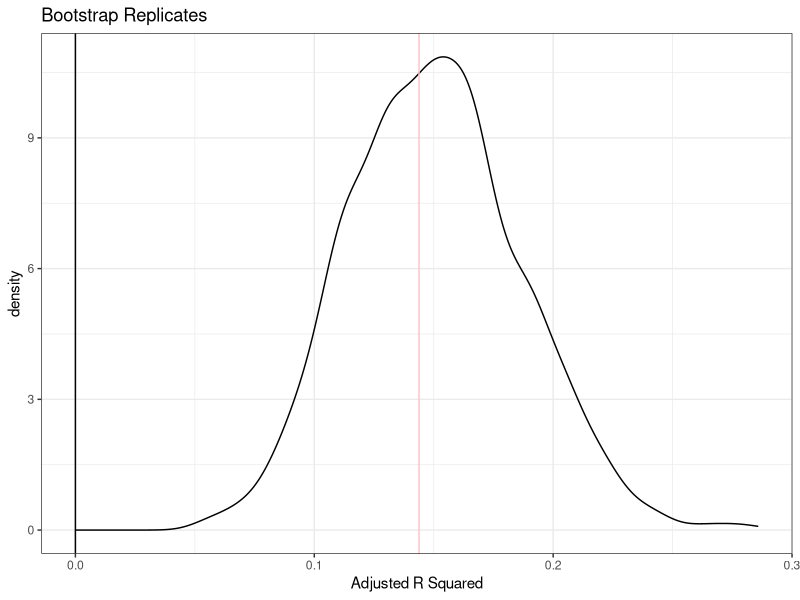
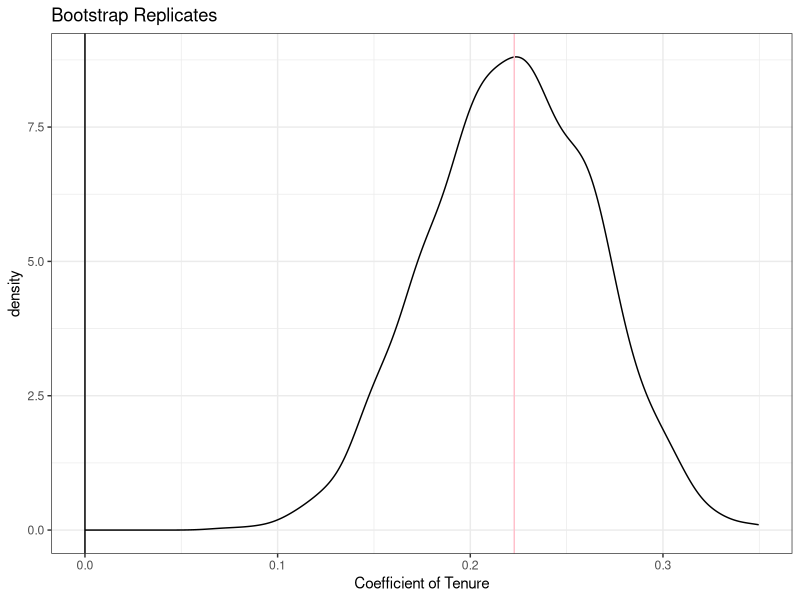

Source code (R) for these figures, in order:
library(tidyverse)
library(rsample)

d <- read_tsv("satisfaction_survey.txt")

lm.1 <- lm(satisfaction ~ assigned_sex + location + tenure,
           data=d)

lm.final <- lm(satisfaction ~ assigned_sex + tenure, 
               data=d)

# adjusted R squared and tenure coefficient
n.sim <- 1500

results <- tibble(adj_r_sq=rep(NA,n.sim),
                  tenure_coef=rep(NA,n.sim))

for(i in 1:n.sim){
  new.d <- d %>% 
    slice_sample(n=nrow(d),replace=T)
  
  lm.new <- lm(satisfaction ~ assigned_sex + tenure, 
               data=new.d)
  
  results$adj_r_sq[i] <- summary(lm.new)$adj.r.squared
  results$tenure_coef[i] <- coef(lm.new)[4]

}

ggplot(results,
       aes(x=adj_r_sq)) + 
  geom_density() + 
  theme_bw() + 
  labs(x="Adjusted R Squared",
       title="Bootstrap Replicates") +
  geom_vline(xintercept = summary(lm.final)$adj.r.squared,color="pink") + 
  geom_vline(xintercept=0)

ggplot(results,
       aes(x=tenure_coef)) + 
  geom_density() + 
  theme_bw() + 
  labs(x="Coefficient of Tenure",
       title="Bootstrap Replicates") +
  geom_vline(xintercept = coef(lm.final)[4],color="pink") + 
  geom_vline(xintercept=0)


results %>% 
  summarize(r2 = mean(adj_r_sq),
            r2_se = sd(adj_r_sq),
            tenure = mean(tenure_coef),
            tenure_se=sd(tenure_coef))

n.sim <- 500

replicates <- bootstraps(d,times=n.sim)
results.2 <- tibble(adj_r_sq=rep(NA,n.sim),
                    tenure_coef=rep(NA,n.sim))

for(i in 1:n.sim){
  
  lm.new <- lm(satisfaction ~ assigned_sex + tenure, 
               data=as.data.frame(replicates$splits[[i]]))
  
  results.2$adj_r_sq[i] <- summary(lm.new)$adj.r.squared
  results.2$tenure_coef[i] <- coef(lm.new)[4]
  
}
